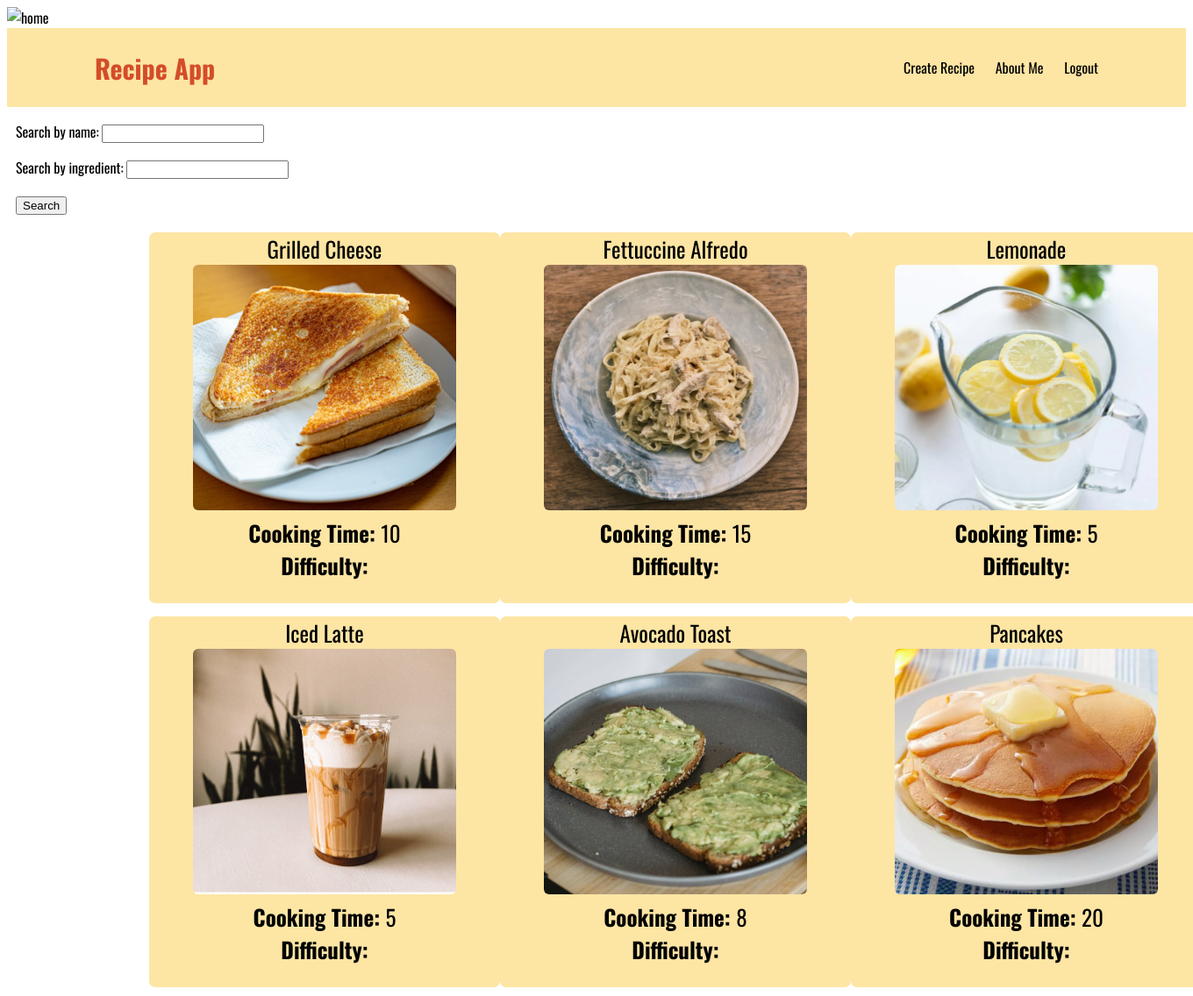
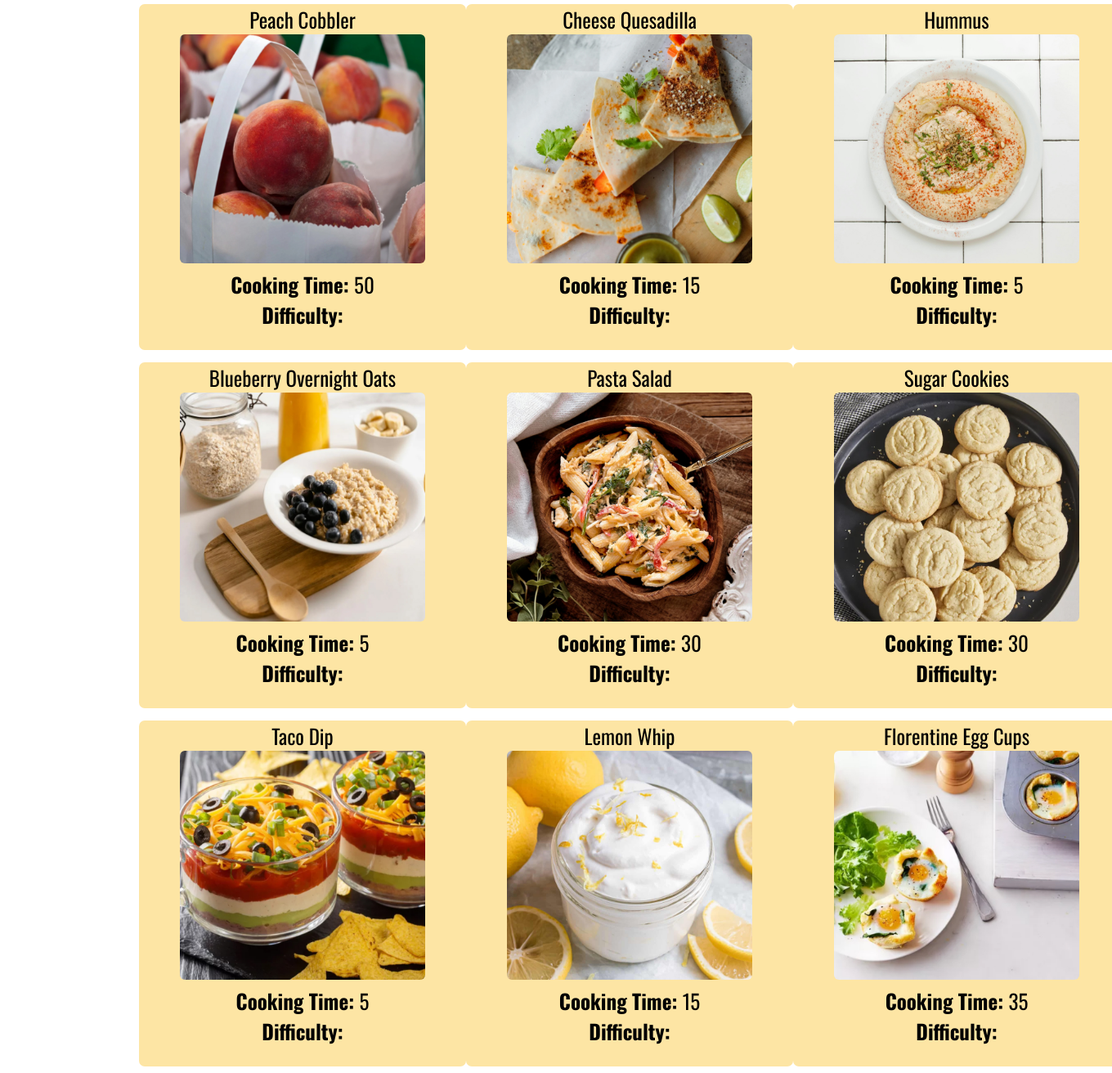
Screenshot of /list/ (signed in) with the database file from the repository (2 pictures, top to bottom).
### recipes/models.py (models this page shows, shortened)
class Recipe(models.Model):
    name = models.CharField(max_length=120)
    cooking_time = models.IntegerField(help_text='in minutes')
    ingredients = models.CharField(max_length=300)
    directions = models.TextField(max_length=500)
    pic = models.ImageField(upload_to='recipes', default='no_image.jpg')
    def get_absolute_url(self):
        return reverse('recipes:detail', kwargs={'pk': self.pk})

### recipes/views.py (the view)
# urls.py: path('list/', AllRecipeView.as_view(), name='list'),
class AllRecipeView(LoginRequiredMixin, ListView):
    model = Recipe
    template_name = 'recipes/all_recipes.html'
    def get_queryset(self):
        queryset = super().get_queryset()
        search_name = self.request.GET.get("search_name")
        search_ingredient = self.request.GET.get("search_ingredient")
        if search_name:
            queryset = queryset.filter(name__icontains=search_name)
        if search_ingredient:
            queryset = queryset.filter(ingredients__icontains=search_ingredient)
        return queryset
    def get_context_data(self, **kwargs):
        context = super().get_context_data(**kwargs)
        queryset = self.get_queryset()
        df = pd.DataFrame(list(queryset.values('id', 'name', 'cooking_time', 'pic')))
        recipes = df.to_dict("records") if not df.empty else []
        for recipe in recipes:
            recipe_instance = Recipe.objects.get(pk=recipe["id"])
            recipe["get_absolute_url"] = recipe_instance.get_absolute_url()
            recipe["pic_url"] = recipe_instance.pic.url if recipe_instance.pic else None
        context["object_list"] = recipes
        num_results = len(context["object_list"])
        title_parts = []
        search_name = self.request.GET.get("search_name")
        search_ingredient = self.request.GET.get("search_ingredient")
        if search_name:
            title_parts.append(f"'{search_name}' in the name")
        if search_ingredient:
            title_parts.append(f"'{search_ingredient}' in the ingredients")
        if title_parts:
            context['main_title'] = "Search results:"
            recipe_word = "Recipe" if num_results == 1 else "Recipes"
            details_intro = f"{recipe_word} with "
            context['search_details'] = details_intro + ", ".join(title_parts)
        else:
            context['main_title'] = "All recipes"
            context['search_results'] = "Search results"
        recipes_list = list(queryset.values('id', 'name','cooking_time', 'ingredients', 'directions', 'pic'))
        context["search_form"] = RecipeSearchForm(self.request.GET)
        context["show_all_recipes_button"] = bool(self.request.GET)
        context["popular_ingredients_chart"] = get_popular_ingredients_chart(recipes_list)
        return context

### recipes/forms.py
class RecipeSearchForm(forms.Form):
    search_name = forms.CharField(required=False, label="Search by name")
    search_ingredient = forms.CharField(required=False, label="Search by ingredient")

### recipes/utils.py (called while the page is built)
def get_graph():
    buffer = BytesIO()
    plt.savefig(buffer, format='png', transparent=True)
    buffer.seek(0)
    image_png = buffer.getvalue()
    graph = base64.b64encode(image_png)
    graph = graph.decode('utf-8')
    buffer.close()
    return graph

### recipes/templates/recipes/all_recipes.html (shortened to what this page needs)
<!DOCTYPE html>
<html lang="en">
  <head>
    {% load static %}
    <link
      rel="stylesheet"
      type="text/css"
      href="{% static 'recipes/css/styles.css' %}"
    />
  </head>
  <body>
    <div class="main-image">
      <img src="{% static 'recipes/images/recipe-home.jpg' %}" alt="home" />
    </div>
    <nav class="navbar">
      <div class="title">
        <h1>Recipe App</h1>
      </div>
      <div class="profile">
        <a href="/create/">Create Recipe</a>
        <a href="/about/">About Me</a>
        <a href="{%url 'logout' %}"> Logout </a>
      </div>
    </nav>
    <div id="search-container" style="margin-left: 10px">
      <div class="search-holder">
        <form id="searchForm" method="get">
          {{ search_form.as_p }}
          <button type="submit" class="search-button">Search</button>
        </form>
      </div>
    </div>
    <div class="all-recipes">
      {% for object in object_list %}
      <div class="recipe-item">
        <a class="recipe-name" href="{{object.get_absolute_url}}">
          {{object.name}}
          <div>
            {% if object.pic_url %}
            <img src="{{object.pic_url}}" class="recipe-pic" />
            {% endif %}
          </div>
          <div class="recipe-details">
            <b>Cooking Time: </b> {{object.cooking_time}} <br />
            <b>Difficulty: </b> {{object.calculate_difficulty}} <br />
          </div>
        </a>
      </div>
      {% endfor %}
    </div>
  </body>
</html>

### recipes/static/recipes/css/styles.css (style rules this page uses)
body { font-family: "Oswald", serif; }
a { text-decoration: none; }
.main-image { width: 100%; }
.main-image img { width: 100%; max-height: 300px; object-fit: cover; }
.navbar { max-height: 60px; display: flex; justify-content: space-between; align-items: center; padding: 15px 100px; background-color: #fde5a4; }
.title { display: flex; color: #d44d28; font-size: 20px; }
.profile a { text-decoration: none; color: black; padding-left: 20px; }
.all-recipes { display: grid; grid-template-columns: 1fr 1fr 1fr; padding: 20px 0 20px 0 20px; width: 75vw; margin: 0 auto; border-radius: 20px; margin-top: 20px; grid-row-gap: 15px; }
.recipe-item { border-radius: 7px; width: 50vh; padding-bottom: 15px; text-align: center; background-color: #fde5a4; }
.recipe-name { font-size: 25px; text-decoration: none; color: black; }
.recipe-details { margin-bottom: 10px; }
.recipe-pic { width: 300px; height: 280px; border-radius: 6px; margin: 0 auto; }

### rows the page displays
Recipe: name "Grilled Cheese"
Recipe: name "Fettuccine Alfredo"
Recipe: name "Lemonade"
Recipe: name "Iced Latte"
Recipe: name "Avocado Toast"
Recipe: name "Pancakes"
Recipe: name "Peach Cobbler"
Recipe: name "Cheese Quesadilla"
Recipe: name "Hummus"
Recipe: name "Blueberry Overnight Oats"
Recipe: name "Pasta Salad"
Recipe: name "Sugar Cookies"
Recipe: name "Taco Dip"
Recipe: name "Lemon Whip"
Recipe: name "Florentine Egg Cups"

### other values shown
{{ object.cooking_time }} "10" "15" "5" "5" "8" "20" "50" "15" "5" "5" "30" "30" "5" "15" "35"
